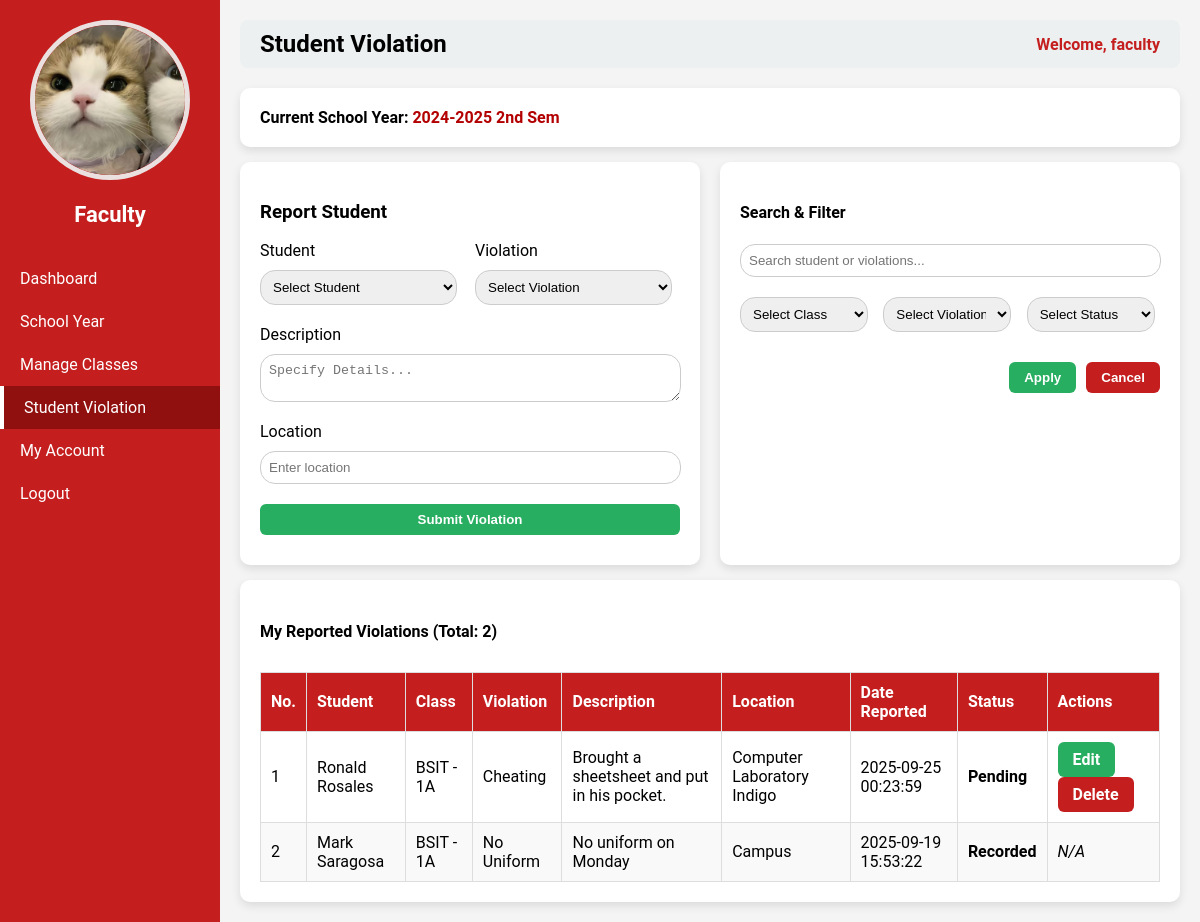
/faculty.php?page=student_violation (signed in), run on an earlier commit of the app's database.
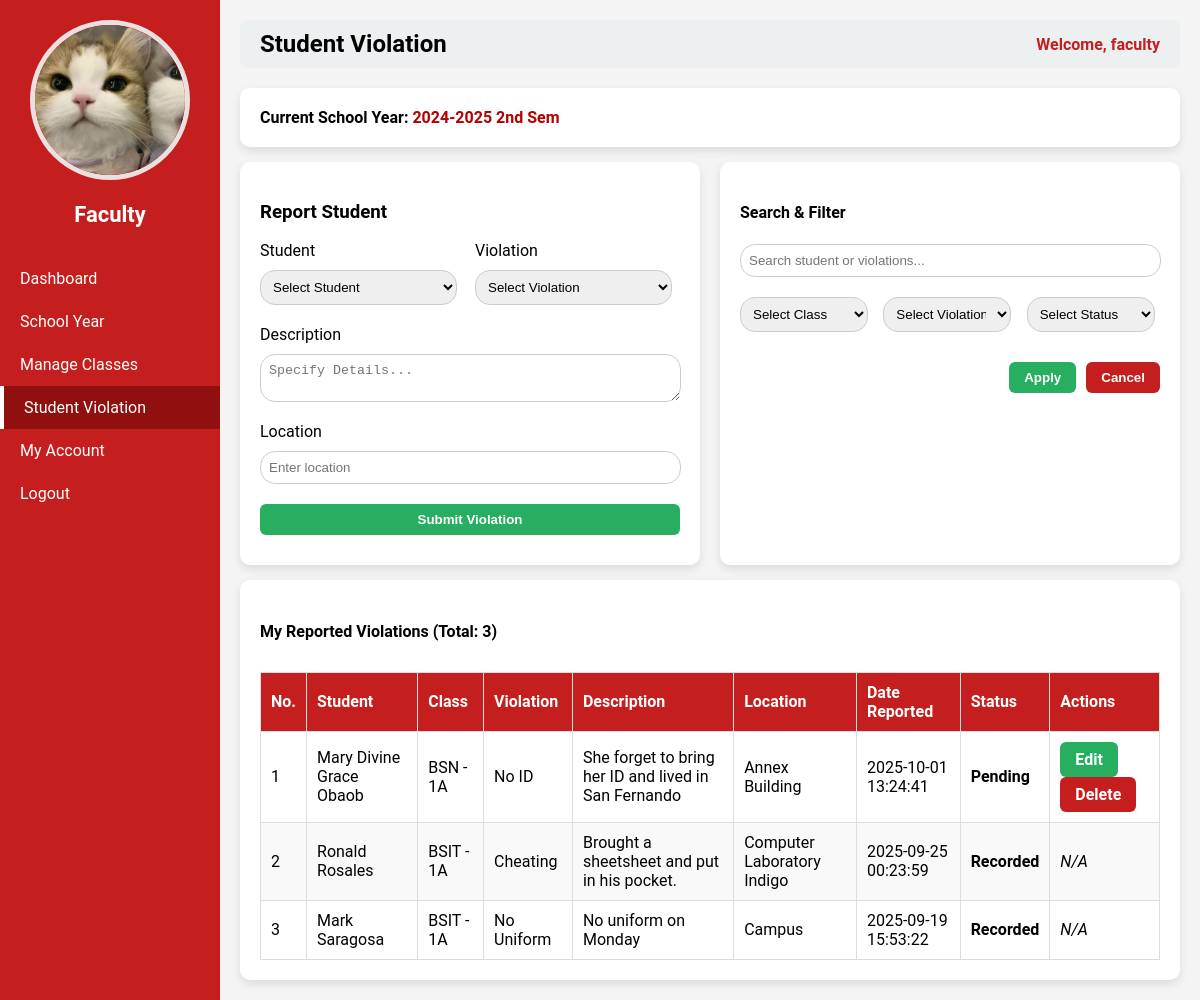
And on a later commit of the database.
### tables this page shows
CREATE TABLE `users` (
  `id` int(11) NOT NULL,
  `username` varchar(50) NOT NULL,
  `password` varchar(255) NOT NULL,
  `role` varchar(50) NOT NULL,
  `email` varchar(255) NOT NULL,
  `contact` varchar(50) NOT NULL,
  `status` varchar(50) NOT NULL,
  `img` varchar(255) NOT NULL
);

CREATE TABLE `school_years` (
  `id` int(11) NOT NULL,
  `school_year` varchar(50) NOT NULL,
  `is_current` tinyint(1) DEFAULT 0
);

CREATE TABLE `student_violations` (
  `id` int(11) NOT NULL,
  `student_id` int(11) NOT NULL,
  `violation_id` int(11) NOT NULL,
  `description` text NOT NULL,
  `location` varchar(50) NOT NULL,
  `date_time` datetime NOT NULL DEFAULT current_timestamp(),
  `status` varchar(50) NOT NULL,
  `user_id` int(11) NOT NULL,
  `school_year_id` int(11) NOT NULL
);

CREATE TABLE `students` (
  `id` int(11) NOT NULL,
  `first_name` varchar(50) NOT NULL,
  `last_name` varchar(50) NOT NULL,
  `school_year_id` int(11) NOT NULL,
  `program_id` int(11) NOT NULL,
  `year_level_id` int(11) NOT NULL,
  `section_id` int(11) NOT NULL,
  `address` varchar(100) NOT NULL,
  `contact` varchar(20) NOT NULL,
  `img` varchar(255) NOT NULL,
  `user_id` int(11) NOT NULL
);

CREATE TABLE `programs` (
  `id` int(11) NOT NULL,
  `program_code` varchar(50) NOT NULL,
  `program_name` varchar(100) NOT NULL
);

CREATE TABLE `year_levels` (
  `id` int(11) NOT NULL,
  `year_level` varchar(50) NOT NULL,
  `year_code` varchar(50) NOT NULL
);

CREATE TABLE `sections` (
  `id` int(11) NOT NULL,
  `section_name` varchar(50) NOT NULL
);

CREATE TABLE `violations` (
  `id` int(11) NOT NULL,
  `violation` varchar(100) NOT NULL
);

### faculty_pages/student_violation.php (the view, shortened to what this page needs)
<?php
require __DIR__ . '/../db_connect.php';
$user_id = $_SESSION['user_id'];
$current_sy = $pdo->query("SELECT * FROM school_years WHERE is_current=1 LIMIT 1")->fetch(PDO::FETCH_ASSOC);
$current_sy_id = $current_sy['id'];
$edit_data = null;
$stmt = $pdo->prepare("
    SELECT sv.id, s.first_name, s.last_name,
           p.program_code,
           yl.year_code AS year_level,
           sec.section_name,
           v.violation, sv.description, sv.location, sv.date_time, sv.status
    FROM student_violations sv
    JOIN students s ON sv.student_id = s.id
    JOIN programs p ON s.program_id = p.id
    JOIN year_levels yl ON s.year_level_id = yl.id
    JOIN sections sec ON s.section_id = sec.id
    JOIN violations v ON sv.violation_id = v.id
    WHERE sv.user_id = ? AND sv.school_year_id = ?
    ORDER BY sv.date_time DESC
");
$stmt->execute([$user_id, $current_sy_id]);
$studentViolations = $stmt->fetchAll(PDO::FETCH_ASSOC);
$totalViolations = count($studentViolations);
?>
<div class="container small-container">
    <h3>Current School Year: <span style="color:#b30000;"><?= htmlspecialchars($current_sy['school_year']); ?></span></h3>
</div>
<div class="two-column">
    <div class="container">
        <h3>Report Student</h3>
<form method="POST" class="form-box">
    <div class="form-row">
        <div>
            <label>Student</label>
            <select name="student_id" id="studentSelect" required>
                <option value="">Select Student</option>
            </select>
        </div>
        <div>
            <label>Violation</label>
            <select name="violation_id" id="violationSelect" required>
                <option value="">Select Violation</option>
            </select>
        </div>
    </div>
    <label>Description</label>
    <textarea name="description" placeholder="Specify Details..."><?= $edit_data['description'] ?? '' ?></textarea>
    <label>Location</label>
    <input type="text" name="location" required placeholder="Enter location"
           value="<?= $edit_data['location'] ?? '' ?>">
    <?php if ($edit_data): ?>
        <button type="submit" name="save_violation" class="btn btn-primary">Update Violation</button>
        <a href="faculty.php?page=student_violation" class="btn btn-secondary">Cancel</a>
    <?php else: ?>
        <button type="submit" name="add_violation" class="btn btn-primary">Submit Violation</button>
    <?php endif; ?>
</form>
    </div>
    <div class="container">
        <h4>Search & Filter</h4>
        <div class="form-box filter-grid">
            <input type="text" id="violationSearch" placeholder="Search student or violations...">
            <select id="filterClass">
                <option value="">Select Class</option>
            </select>
            <select id="filterViolation">
                <option value="">Select Violation</option>
            </select>
            <select id="filterStatus">
                <option value="">Select Status</option>
            </select>
            <div class="filter-buttons">
                <button type="button" class="btn" onclick="applyFilters()">Apply</button>
                <button type="button" class="btn btn-secondary" onclick="cancelFilters()">Cancel</button>
            </div>
        </div>
    </div>
</div>
<div class="container">
    <h4>My Reported Violations (Total: <?= $totalViolations ?>)</h4>
    <table class="styled-table" id="violationTable">
        <thead>
            <tr>
                <th>No.</th>
                <th>Student</th>
                <th>Class</th>
                <th>Violation</th>
                <th>Description</th>
                <th>Location</th>
                <th>Date Reported</th>
                <th>Status</th>
                <th>Actions</th>
            </tr>
        </thead>
        <tbody>
            <?php if ($totalViolations > 0): ?>
                <?php foreach ($studentViolations as $i => $v): ?>
                    <tr>
                        <td><?= $i + 1 ?></td>
                        <td><?= htmlspecialchars($v['first_name'] . " " . $v['last_name']); ?></td>
                        <td>
                            <?= htmlspecialchars($v['program_code']) ?> -
                            <?= htmlspecialchars($v['year_level']) ?><?= htmlspecialchars($v['section_name']) ?>
                        </td>
                        <td><?= htmlspecialchars($v['violation']); ?></td>
                        <td><?= htmlspecialchars($v['description']); ?></td>
                        <td><?= htmlspecialchars($v['location']); ?></td>
                        <td><?= htmlspecialchars($v['date_time']); ?></td>
                        <td><strong><?= htmlspecialchars($v['status']); ?></strong></td>
                        <td>
                            <?php if ($v['status'] === 'Pending'): ?>
                                <a href="faculty.php?page=student_violation&edit_id=<?= $v['id'] ?>" class="btn btn-sm btn-primary">Edit</a>
                                <a href="faculty.php?page=student_violation&delete_id=<?= $v['id'] ?>"
                                   onclick="return confirm('Are you sure you want to delete this violation?');"
                                   class="btn btn-sm btn-secondary">Delete</a>
                            <?php else: ?>
                                <em>N/A</em>
                            <?php endif; ?>
                        </td>
                    </tr>
                <?php endforeach; ?>
            <?php else: ?>
                <tr><td colspan="8" style="text-align:center;">No violations recorded yet.</td></tr>
            <?php endif; ?>
        </tbody>
    </table>
</div>

### faculty.php (shortened to what this page needs)
<?php
require 'db_connect.php';
$id = $_SESSION['user_id'];
$stmt = $pdo->prepare("SELECT * FROM users WHERE id=?");
$stmt->execute([$id]);
$user = $stmt->fetch(PDO::FETCH_ASSOC);
$page = isset($_GET['page']) ? $_GET['page'] : 'dashboard';
?>
<!DOCTYPE html>
<html>
<head>
</head>
<body>
<div class="sidebar">
    <div class="column profile-photo">
        <?php if (!empty($user['img'])): ?>
            <img src="<?php echo htmlspecialchars($user['img']); ?>" alt="Profile Image">
        <?php else: ?>
            <img src="default.png" alt="Profile Image">
        <?php endif; ?>
    </div>
    <h2>Faculty</h2>
    <a href="?page=dashboard" class="<?= $page == 'dashboard' ? 'active' : '' ?>">Dashboard</a>
    <a href="?page=manage_school_year" class="<?= $page == 'manage_school_year' ? 'active' : '' ?>">School Year</a>
    <a href="?page=manage_classes" class="<?= $page == 'manage_classes' ? 'active' : '' ?>">Manage Classes</a>
    <a href="?page=student_violation" class="<?= $page == 'student_violation' ? 'active' : '' ?>">Student Violation</a>
    <a href="?page=my_account" class="<?= $page == 'my_account' ? 'active' : '' ?>">My Account</a>
    <a href="logout.php">Logout</a>
</div>
<div class="main-content">
    <div class="header">
        <h2><?php echo ucwords(str_replace('_',' ', $page)); ?></h2>
        <span>Welcome, <?php echo $_SESSION['username']; ?></span>
    </div>
    <div class="content" style="margin-top:20px;">
        <?php
        $pageFile = "faculty_pages/{$page}.php";
        if (file_exists($pageFile)) {
            include $pageFile;
        } else {
            echo "<p>Page not found.</p>";
        }
        ?>
    </div>
</div>
</body>
</html>

### faculty.php (style rules this page uses)
body { margin:0; font-family:'Roboto', sans-serif; background:#f4f4f4; }
.sidebar { position: fixed; top:0; left:0; width:220px; height:100%; background-color:#c41e1e; color:white; display:flex; flex-direction:column; padding-top:20px; }
.sidebar h2 { text-align:center; margin-bottom:30px; font-size:22px; }
.sidebar a { padding:12px 20px; text-decoration:none; color:white; display:block; transition:0.3s; }
.sidebar a.active { background-color: #900f0f; border-left: 4px solid #fff; }
.main-content { margin-left:220px; padding:20px; }
.header { display:flex; justify-content:space-between; align-items:center; background:#ecf0f1; padding:10px 20px; border-radius:8px; }
.header h2 { margin:0; }
.header span { font-weight: bold;color: #c41e1e; }
.profile-photo { text-align: center; }
.profile-photo img { width: 150px; height: 150px; object-fit: cover; border-radius: 50%; border: 5px solid #ebe0e0ff; }

### faculty_pages/student_violation.php (style rules this page uses)
.small-container { padding: 8px 15px; display: inline-block; width: auto; }
.small-container h3 { font-size: 16px; margin: 0; }
.two-column { display: flex; gap: 20px; align-items: stretch; margin-top: 15px; margin-bottom: 15px; }
.container { background: #fff; padding: 20px; border-radius: 10px; box-shadow: 0 4px 10px rgba(0,0,0,0.1); flex: 1; display: flex; flex-direction: column; }
.form-box { display: flex; flex-direction: column; gap: 10px; margin-bottom: 10px; }
.form-box select, .form-box textarea, .form-box input { padding: 8px; border: 1px solid #ccc; border-radius: 15px; margin-bottom: 10px; width: 96%; }
.form-box textarea { min-height: 20px; }
.form-row { display: grid; grid-template-columns: 1fr 1fr; gap: 10px; }
.form-row > div { display: flex; flex-direction: column; gap: 10px; }
.filter-grid { display: grid; grid-template-columns: repeat(3, 1fr); gap: 10px; }
.filter-grid input { grid-column: span 3; }
.filter-buttons { grid-column: span 3; display: flex; gap: 10px; margin-top: 10px; justify-content: flex-end; }
.btn { padding: 8px 15px; border: none; border-radius: 6px; cursor: pointer; font-weight: bold; color: white; background: #27ae60; }
.btn-secondary { background: #c41e1e; color: white; }
a.btn { text-decoration: none; display: inline-block; text-align: center; }
.styled-table { width: 100%; border-collapse: collapse; margin-top: 10px; }
.styled-table th, .styled-table td { border: 1px solid #ddd; padding: 10px; text-align: left; }
.styled-table th { background: #c41e1e; color: white; }
.styled-table tr:nth-child(even) { background: #f9f9f9; }

What changed in the data, as far as the page shows it:
added student_violations: student.last_name "Mary Divine Grace Obaob", programs.program_code "BSN", year_levels.year_code "1", sections.section_name "A", violation.violation "No ID", description "She forget to bring her ID and lived in San Fernando", location "Annex Building", date_time "2025-10-01 13:24:41", status "Pending"
changed student_violations "Brought a sheetsheet and put in his pocket.": status "Pending" → "Recorded"; status "Edit Delete" → "N/A"
Also different on the page:
$totalViolations: "2" → "3"
